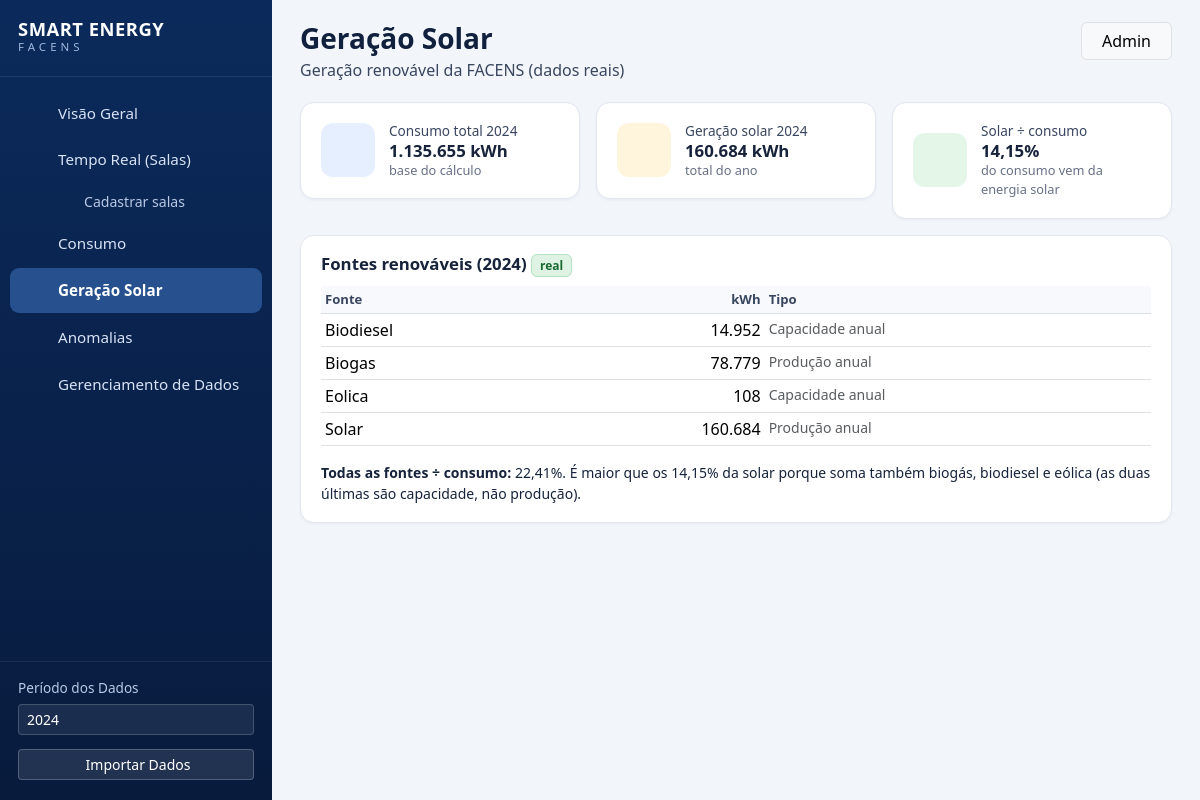
/geracao-solar (signed in), run on the app's committed database.
### tables this page shows
CREATE TABLE geracao_anual (
    ano INTEGER NOT NULL,
    fonte TEXT NOT NULL,
    kwh REAL NOT NULL,
    tipo TEXT,
    PRIMARY KEY (ano, fonte)
);

CREATE TABLE totais_anuais (
    ano INTEGER PRIMARY KEY,
    consumo_kwh_oficial REAL NOT NULL
);

### app/rotas.py (the view)
@bp.get("/geracao-solar")
def solar():
    conn = _conn()
    try:
        ano = _ano(conn)
        cons = analise_dados_reais.consumo_ano(conn, ano) if ano else None
        ger = analise_dados_reais.geracao_ano(conn, ano, cons["total"] if cons else None) if ano else None
        return _page(conn, "geracao_solar.html", "solar", "Geração Solar",
                     "Geração renovável da FACENS (dados reais)", cons=cons, ger=ger)
    finally:
        conn.close()

### app/__init__.py (called while the page is built)
def br_number(value, decimals=0):
    if value is None:
        return "—"
    s = f"{value:,.{decimals}f}"
    return s.replace(",", "X").replace(".", ",").replace("X", ".")

### app/analise_dados_reais.py (called while the page is built)
def anos_disponiveis(conn: sqlite3.Connection) -> list[int]:
    linhas = conn.execute("SELECT DISTINCT ano FROM consumo_mensal ORDER BY ano DESC")
    return [linha[0] for linha in linhas]

def geracao_ano(conn: sqlite3.Connection, ano: int, consumo_total: float | None) -> dict:
    fontes = {linha["fonte"]: dict(linha) for linha in conn.execute("SELECT * FROM geracao_anual WHERE ano=?", (ano,))}
    solar = fontes["solar"]["kwh"] if "solar" in fontes else None
    resultado = {"ano": ano, "fontes": fontes, "solar_kwh": solar, "solar_pct": None, "renovavel_pct_total": None}
    if consumo_total:
        if solar is not None:
            resultado["solar_pct"] = solar / consumo_total * 100
        if fontes:
            resultado["renovavel_pct_total"] = sum(f["kwh"] for f in fontes.values()) / consumo_total * 100
    return resultado

### app/banco_dados.py (called while the page is built)
def connect(caminho: str) -> sqlite3.Connection:
    Path(caminho).parent.mkdir(parents=True, exist_ok=True)
    conn = sqlite3.connect(caminho, timeout=10)
    conn.row_factory = sqlite3.Row
    conn.execute("PRAGMA journal_mode=WAL")
    return conn

### app/rotas.py (called while the page is built)
def _conn() -> sqlite3.Connection:
    return banco_dados.connect(current_app.config["DB_PATH"])

def _ano(conn) -> int | None:
    anos = analise_dados_reais.anos_disponiveis(conn)
    try:
        ano = int(request.args.get("ano", ""))
    except ValueError:
        ano = None
    return ano if ano in anos else (anos[0] if anos else None)

def _page(conn, template, ativo, titulo, subtitulo, **ctx):
    anos = analise_dados_reais.anos_disponiveis(conn)
    return render_template(template, ativo=ativo, titulo=titulo, subtitulo=subtitulo,
                           anos=anos, ano_sel=_ano(conn), **ctx)

### app/templates/geracao_solar.html (shortened to what this page needs)
{% extends "base.html" %}
{% block content %}
{% if ger and ger.solar_kwh %}
<div class="row g-3 mb-3">
  <div class="col-4">
    <div class="se-card kpi">
      <div class="ico ico-blue"></div>
      <div>
        <div class="lbl">Consumo total {{ ger.ano }}</div>
        <div class="val">{{ cons.total|br }} kWh</div>
        <div class="sub">base do cálculo</div>
      </div>
    </div>
  </div>
  <div class="col-4">
    <div class="se-card kpi">
      <div class="ico ico-yellow"></div>
      <div>
        <div class="lbl">Geração solar {{ ger.ano }}</div>
        <div class="val">{{ ger.solar_kwh|br }} kWh</div>
        <div class="sub">total do ano</div>
      </div>
    </div>
  </div>
  <div class="col-4">
    <div class="se-card kpi">
      <div class="ico ico-green"></div>
      <div>
        <div class="lbl">Solar ÷ consumo</div>
        <div class="val">{{ ger.solar_pct|br(2) }}%</div>
        <div class="sub">do consumo vem da energia solar</div>
      </div>
    </div>
  </div>
</div>
<div class="se-card">
  <h2>Fontes renováveis ({{ ger.ano }}) <span class="tag-real">real</span></h2>
  <table class="table table-sm table-se mb-0">
    <thead>
      <tr><th>Fonte</th><th class="text-end">kWh</th><th>Tipo</th></tr>
    </thead>
    <tbody>
      {% for f in ger.fontes.values() %}
      <tr>
        <td class="text-capitalize">{{ f.fonte }}</td>
        <td class="text-end">{{ f.kwh|br }}</td>
        <td class="small text-muted">{{ f.tipo }}</td>
      </tr>
      {% endfor %}
    </tbody>
  </table>
  <p class="small mt-3 mb-0">
    <b>Todas as fontes ÷ consumo:</b> {{ ger.renovavel_pct_total|br(2) }}%.
    É maior que os {{ ger.solar_pct|br(2) }}% da solar porque soma também biogás, biodiesel e eólica
    (as duas últimas são capacidade, não produção).
  </p>
</div>
{% else %}
<div class="alert alert-warning">Nenhum dado de geração para este ano.</div>
{% endif %}
{% endblock %}

### app/templates/base.html (shortened to what this page needs)
<!doctype html>
<html lang="pt-BR">
<head>
<link rel="stylesheet" href="{{ url_for('static', filename='vendor/bootstrap.min.css') }}">
<link rel="stylesheet" href="{{ url_for('static', filename='vendor/bootstrap-icons.min.css') }}">
<link rel="stylesheet" href="{{ url_for('static', filename='css/estilo.css') }}">
</head>
<body>
<aside class="se-sidebar">
  <div class="se-brand">
    <div><div class="t1">SMART ENERGY</div><div class="t2">FACENS</div></div>
  </div>
  <nav class="se-nav">
    {% for key, label, icon, endpoint, sub in NAV %}
      <a href="{{ url_for(endpoint, ano=ano_sel) if key in ('consumo','solar') and ano_sel else url_for(endpoint) }}"
         class="{{ 'active' if ativo == key }}{{ ' sub' if sub }}"><i class="bi {{ icon }}"></i>{{ label }}</a>
    {% endfor %}
  </nav>
  <div class="se-period">
    <label for="ano-sel">Período dos Dados</label>
    <select id="ano-sel" class="form-select form-select-sm" {{ 'disabled' if not anos }}>
      {% for a in anos %}<option value="{{ a }}" {{ 'selected' if a == ano_sel }}>{{ a }}</option>{% endfor %}
    </select>
    <a class="btn btn-sm btn-import" href="{{ url_for('main.dados') }}#importar">Importar Dados</a>
  </div>
</aside>
<main class="se-main">
  <div class="se-topbar">
    <div><h1>{{ titulo }}</h1>{% if subtitulo %}<p>{{ subtitulo }}</p>{% endif %}</div>
    <div class="dropdown">
      <button class="btn btn-light border d-flex align-items-center gap-2" data-bs-toggle="dropdown">
        {{ user_name }}
      </button>
    </div>
  </div>
  {% block content %}{% endblock %}
</main>
</body>
</html>

### app/static/css/estilo.css (style rules this page uses)
:root { --se-navy: #0b2a5b; --se-navy-2: #081b3d; --se-green: #2e9e4f; --se-bg: #f2f5fa; --se-card: #fff; --se-text: #16233b; --se-muted: #667085; --se-border: #e3e8f0; --se-sidebar-w: 272px; }
body { background: var(--se-bg); color: var(--se-text); font-family: "Segoe UI", system-ui, -apple-system, Roboto, Arial, sans-serif; min-width: 1180px; }
.se-sidebar { position: fixed; inset: 0 auto 0 0; width: var(--se-sidebar-w); display: flex; flex-direction: column; background: linear-gradient(180deg, var(--se-navy) 0%, var(--se-navy-2) 100%); color: #d7e2f5; z-index: 100; overflow-y: auto; }
.se-brand { display: flex; align-items: center; gap: 12px; padding: 20px 18px; border-bottom: 1px solid rgba(255, 255, 255, .08); }
.se-brand .t1 { font-weight: 800; letter-spacing: .5px; color: #fff; font-size: 1.15rem; line-height: 1; }
.se-brand .t2 { letter-spacing: 4px; font-size: .72rem; color: #9fb6dc; }
.se-nav { padding: 14px 10px; display: flex; flex-direction: column; gap: 2px; }
.se-nav a { display: flex; align-items: center; gap: 12px; padding: 11px 14px; border-radius: 9px; color: #d7e2f5; text-decoration: none; font-size: .95rem; }
.se-nav a.sub { margin-left: 26px; padding: 7px 14px; font-size: .88rem; color: #b9c9e6; }
.se-nav a.active { background: #27508f; color: #fff; font-weight: 600; }
.se-period { margin-top: auto; padding: 16px 18px 20px; border-top: 1px solid rgba(255, 255, 255, .08); }
.se-period label { font-size: .85rem; color: #b9c9e6; margin-bottom: 6px; display: block; }
.se-period select { background: rgba(255, 255, 255, .08); color: #fff; border: 1px solid rgba(255, 255, 255, .18); }
.se-period select option { color: #000; }
.se-period .btn-import { width: 100%; margin-top: 14px; background: rgba(255, 255, 255, .1); color: #fff; border: 1px solid rgba(255, 255, 255, .22); }
.se-main { margin-left: var(--se-sidebar-w); padding: 22px 28px 40px; }
.se-topbar { display: flex; justify-content: space-between; align-items: flex-start; margin-bottom: 20px; }
.se-topbar h1 { font-size: 1.75rem; font-weight: 800; margin: 0; color: #10203d; }
.se-topbar p { margin: 2px 0 0; color: #38465f; }
.se-card { background: var(--se-card); border: 1px solid var(--se-border); border-radius: 14px; padding: 18px 20px; box-shadow: 0 1px 3px rgba(16, 32, 61, .05); }
.se-card h2 { font-size: 1.05rem; font-weight: 700; margin: 0 0 12px; }
.kpi { display: flex; gap: 14px; align-items: center; }
.kpi .ico { width: 54px; height: 54px; border-radius: 12px; display: grid; place-items: center; font-size: 1.7rem; flex: none; }
.kpi .lbl { font-size: .85rem; color: #38465f; }
.kpi .val { font-size: clamp(1.05rem, 1.35vw, 1.45rem); font-weight: 800; line-height: 1.2; }
.kpi>div:last-child { min-width: 0; }
.kpi .sub { font-size: .8rem; color: var(--se-muted); }
.ico-blue { background: #e6efff; color: #2b6be0; }
.ico-yellow { background: #fff5dd; color: #f5a400; }
.ico-green { background: #e3f6e8; color: #2e9e4f; }
.tag-real { background: #dff3e5; color: #17692f; border: 1px solid #b6e2c3; border-radius: 6px; padding: 2px 8px; font-size: .75rem; font-weight: 600; }
.table-se th { font-size: .82rem; color: #38465f; background: #f7f9fc; }

### data on the page
geracao_anual: ano "2024", solar_kwh|br "160.684", fonte "Solar", kwh|br "160.684", tipo "Produção anual"
totais_anuais: total|br "1.135.655"
geracao_anual: fonte "Biodiesel", kwh|br "14.952", tipo "Capacidade anual"
geracao_anual: fonte "Biogas", kwh|br "78.779", tipo "Produção anual"
geracao_anual: fonte "Eolica", kwh|br "108", tipo "Capacidade anual"

### other printed values
{{ label }} "Visão Geral" "Tempo Real (Salas)" "Cadastrar salas" "Consumo" "Geração Solar" "Anomalias" "Gerenciamento de Dados"
{{ titulo }} "Geração Solar"
{{ subtitulo }} "Geração renovável da FACENS (dados reais)"
{{ user_name }} "Admin"
{{ ger.solar_pct|br(2) }} "14,15"
{{ ger.renovavel_pct_total|br(2) }} "22,41"
form field value "2024"
